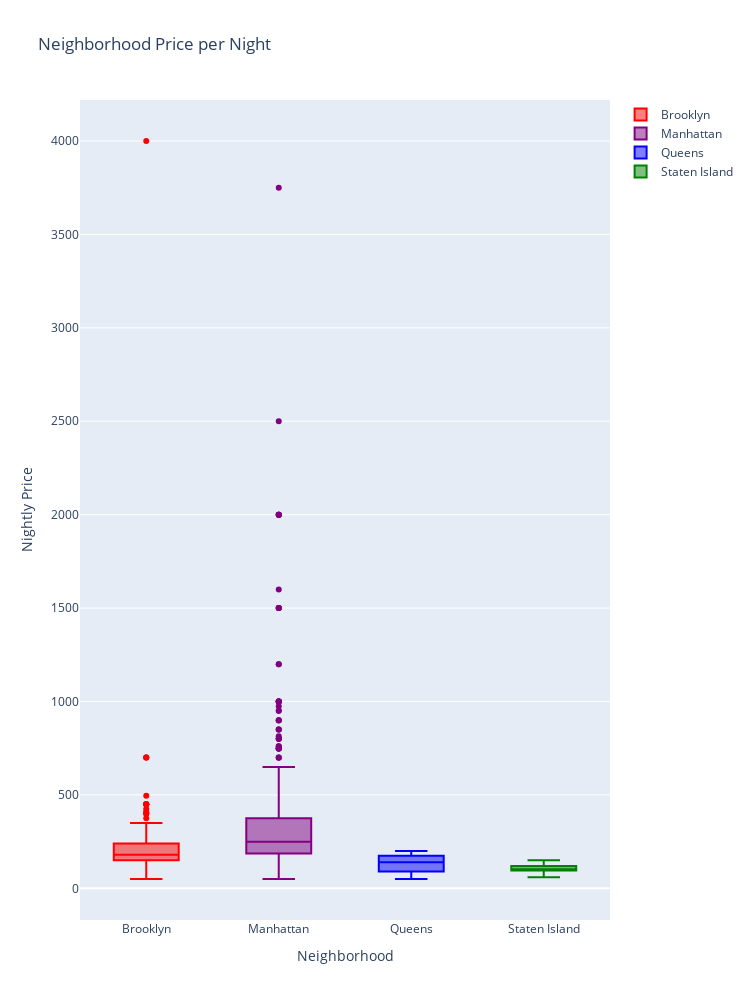

Write notebook code for a chart like this one.
### Markdown cell above
#### Manhattan shows the highest frequencies of zipcodes that have AirBnB listings

### Code cell
color_code = {'Brooklyn': 'red',
         'Manhattan': 'purple',
         'Queens': 'blue',
         'Staten Island': 'green'}

neighborhood_price = zillow_bnb[['neighbourhood_group_cleansed','zipcode','price']]

tag = []

for tag, mark in neighborhood_price.groupby('neighbourhood_group_cleansed'):
    tab.append(go.Box(y = mark.price, name = tag, marker = {'color': color_code[tag]}))

box_fig = go.Layout(height = 1000, width = 750, xaxis = dict(title='Neighborhood'), yaxis = dict(title='Nightly Price'),
                   title = 'Neighborhood Price per Night')
box_chart = go.Figure(data = tab, layout = box_fig)
iplot(box_chart)

### Figure 1 — Plotly figure (JSON) as saved in the notebook; plotly's stock layout.template omitted (floating-point values rounded to 4 significant figures; data arrays with more than 128 entries replaced by an {"elided": "..."} marker saying what was removed)
{"data": [{"marker": {"color": "red"}, "name": "Brooklyn", "type": "box", "y": {"elided": "399 int values"}}, {"marker": {"color": "purple"}, "name": "Manhattan", "type": "box", "y": {"elided": "676 int values"}}, {"marker": {"color": "blue"}, "name": "Queens", "type": "box", "y": [200, 150, 50, 130]}, {"marker": {"color": "green"}, "name": "Staten Island", "type": "box", "y": [68, 105, 75, 95, 110, 129, 150, 60, 122, 95, 99, 120, 100, 115]}], "layout": {"height": 1000, "title": {"text": "Neighborhood Price per Night"}, "width": 750, "xaxis": {"title": {"text": "Neighborhood"}}, "yaxis": {"title": {"text": "Nightly Price"}}}}
